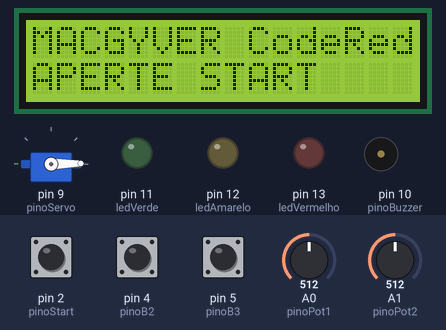
A sketch run on a simulated Arduino Uno, built with avr-gcc and run on an emulated ATmega328P. Parts: 16×2 character LCD, servo, output pins drawn as LEDs (lit = HIGH), buzzer (waves = sounding). Wiring (inferred from the names in the program): servo: signal pin 9. Inputs (shaded band) come from the test bench; at power-on: pin 2 (pinoStart) HIGH, A1 (pinoPot2) = 512, pin 4 (pinoB2) HIGH, pin 5 (pinoB3) HIGH, A0 (pinoPot1) = 512. Random numbers use the default seed unless the sketch sets one; servo pulses on a pin are drawn as a servo (544–2400 µs = 0–180°); pins used as bus, display or sensor lines are not drawn.

Above: at 1.2 s.
1.3 s: pin 2 (pinoStart) pulled LOW for 0.15 s
At 3.1 s:
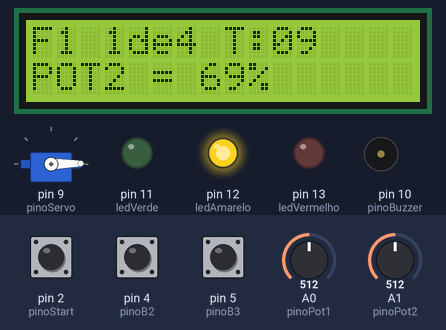
4.4 s: A1 (pinoPot2) set to 646
6.8 s: A1 (pinoPot2) set to 662
At 8.1 s:
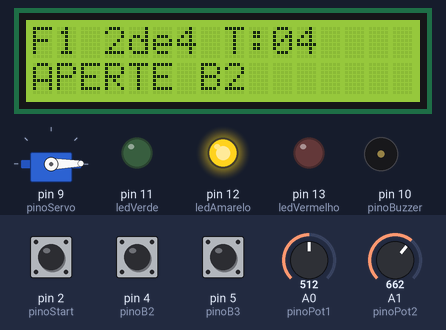
12.8 s: pin 2 (pinoStart) pulled LOW for 1 s
At 14.6 s:
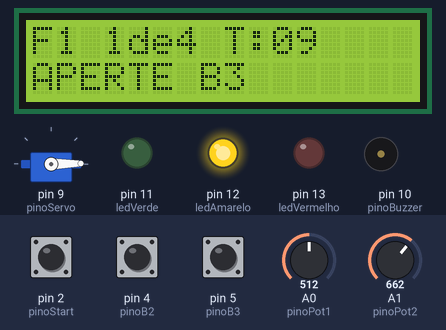
Timing chart, 0 to 16.3 s (numbered marks = the images above; inputs shaded):
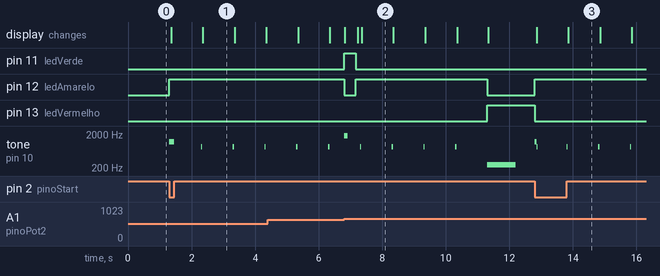

The sketch:

codered.ino
```cpp
#include <Wire.h>
#include <LiquidCrystal_I2C.h>
#include <avr/io.h>
#include <avr/interrupt.h>

//ricardo falou me falou que alguma das aulas o exemplo usava 0x27, mas no meu Tinkercad o scanner I2C so foi no 0x20
LiquidCrystal_I2C lcd(0x20, 16, 2);

const int pinoPot1  = A0;
const int pinoPot2  = A1;
const int pinoLDR   = A2;
const int pinoTMP36 = A3;
const int pinoStart = 2;
const int pinoB1 = 3;
const int pinoB2 = 4;
const int pinoB3 = 5;
const int pinoB4 = 6;
const int pinoInclinacao = 7;
const int pinoUltrassom = 8;
const int pinoServo = 9;
const int pinoBuzzer = 10;
const int ledVerde = 11;
const int ledAmarelo = 12;
const int ledVermelho = 13;
const int margem_POT  = 5;
const int margem_LUZ  = 8;
const int margem_TEMP = 3;
const int margem_DIST = 5;

int temposFase[3]  = {10, 15, 20};
//int temposFase[3] = {5, 8, 10};
int passosFase[3]  = {4, 6, 8};
int pinosBotoes[4] = {3, 4, 5, 6};

struct DadosJogo {
  int estado;//0 espera, 1 jogando, 2 ok, 3 mudando de fase, 4 falhou e 5 vitoria
  int fase;
  int passo;
  int alvo;
  int tempoGasto;
  int menorTempo;
};
DadosJogo jogo;

int sequencia[10]; //0 pot1, 1 pot2, 2 ldr, 3 tmp36, 4 ultrassom, 5 inclinacao, 6=B1, 7=B2, 8=B3, 9=B4
volatile bool apertouStart = false;
volatile long tempoAcionamento = 0;
volatile bool passouSegundo = false;
volatile int tempoRestante = 0;
unsigned long tempoAnterior = 0;
unsigned long tempoAnteriorServo = 0;
int grauServo = 0;

void atualizaLeds(int vd, int am, int vm){
  digitalWrite(ledVerde, vd);
  digitalWrite(ledAmarelo, am);
  digitalWrite(ledVermelho, vm);
}

void botaoPressionado(){
  static unsigned long tempoPassado = 0;
  unsigned long tempoAgora = millis();
  if (tempoAgora - tempoPassado > 250){
    apertouStart = true;
    tempoAcionamento = micros();
    tempoPassado = tempoAgora;
  }
}
ISR(TIMER1_COMPA_vect){
  if (jogo.estado == 1){
    if (tempoRestante > 0){
      tempoRestante--;
      jogo.tempoGasto++;
      passouSegundo = true;
    }
  }
}


//leituras
int lerUltrassom(){
  pinMode(pinoUltrassom, OUTPUT);
  digitalWrite(pinoUltrassom, LOW);
  delayMicroseconds(2);
  digitalWrite(pinoUltrassom, HIGH);
  delayMicroseconds(10);
  digitalWrite(pinoUltrassom, LOW);
  pinMode(pinoUltrassom, INPUT);
  long duracao = pulseIn(pinoUltrassom, HIGH); // igual nos slide da aula 10
  float distancia = duracao * 0.034 / 2;
  return (int)distancia;
}

int lerTemperatura(){
  int leitura = analogRead(pinoTMP36);
  float tensao = leitura * (5.0 / 1023.0);
  float temperatura = (tensao - 0.5) * 100.0;
  return (int)temperatura;
}

int lerPotenciometro(int pino){
  int valor = analogRead(pino);
  return map(valor, 0, 1023, 0, 100);
}

int lerLuminosidade(){
  // tive q mudar o resistor pra 1k pq 10k tava indo tudo pra esquerda
  int leitura = analogRead(pinoLDR);
  if (leitura < 6) leitura = 6;
  if (leitura > 679) leitura = 679;
  return map(leitura, 6, 679, 0, 100);
}

void controlaServo(){
  if (millis() - tempoAnteriorServo >= 20){
    tempoAnteriorServo = millis();
    int tempoPulso = map(grauServo, 0, 180, 544, 2400); //nas aulas tava (1000us) = 0 graus e 2ms (2000us) = 180 graus, mas assim tava saindo torto
    digitalWrite(pinoServo, HIGH);
    delayMicroseconds(tempoPulso);
    digitalWrite(pinoServo, LOW);
  }
}

void mostraNoLCD(){
  lcd.setCursor(0, 0);
  lcd.print("                ");
  lcd.setCursor(0, 0);
  lcd.print("F");
  lcd.print(jogo.fase + 1);
  lcd.print(" ");
  lcd.print(jogo.passo + 1);
  lcd.print("de");
  lcd.print(passosFase[jogo.fase]);
  lcd.print(" T:");
  if (tempoRestante < 10) lcd.print("0");
  lcd.print(tempoRestante);
  lcd.setCursor(0, 1);
  lcd.print("                ");  //consegue limpa a linha antes de printar o prox comando
  lcd.setCursor(0, 1);
  int item = sequencia[jogo.passo];

  if (item == 0){ lcd.print("POT1 = "); lcd.print(jogo.alvo); lcd.print("%"); }
  else if (item == 1){ lcd.print("POT2 = "); lcd.print(jogo.alvo); lcd.print("%"); }
  else if (item == 2){ lcd.print("LUZ = "); lcd.print(jogo.alvo); lcd.print("%"); }
  else if (item == 3){ lcd.print("TEMP = "); lcd.print(jogo.alvo); lcd.print("C"); }
  else if (item == 4){ lcd.print("DIST = "); lcd.print(jogo.alvo); lcd.print("cm"); }
  else if (item == 5){
    if (jogo.alvo == LOW) lcd.print("INCLINE");
    else lcd.print("NIVELE");
  }
  else if (item == 6) lcd.print("APERTE B1");
  else if (item == 7) lcd.print("APERTE B2");
  else if (item == 8) lcd.print("APERTE B3");
  else if (item == 9) lcd.print("APERTE B4");
}

bool verificaAcerto(){
  int item = sequencia[jogo.passo];
  if (item == 0){
    int v = lerPotenciometro(pinoPot1);
    return (v >= jogo.alvo - margem_POT && v <= jogo.alvo + margem_POT);
  }
  if (item == 1){
    int v = lerPotenciometro(pinoPot2);
    return (v >= jogo.alvo - margem_POT && v <= jogo.alvo + margem_POT);
  }
  if (item == 2){
    int v = lerLuminosidade();
    return (v >= jogo.alvo - margem_LUZ && v <= jogo.alvo + margem_LUZ);
  }
  if (item == 3){
    int v = lerTemperatura();
    return (v >= jogo.alvo - margem_TEMP && v <= jogo.alvo + margem_TEMP);
  }
  if (item == 4){
    int v = lerUltrassom();
    return (v >= jogo.alvo - margem_DIST && v <= jogo.alvo + margem_DIST);
  }
  if (item == 5) return digitalRead(pinoInclinacao) == jogo.alvo;
  if (item == 6) return digitalRead(pinoB1) == LOW;
  if (item == 7) return digitalRead(pinoB2) == LOW;
  if (item == 8) return digitalRead(pinoB3) == LOW;
  if (item == 9) return digitalRead(pinoB4) == LOW;
  return false;
}

void sorteiaSequencia(){
  for (int i = 0; i < 10; i++){
    sequencia[i] = i;
  }
  for (int i = 0; i < 10; i++){
    int outro = random(0, 10);
    int temp = sequencia[i];
    sequencia[i] = sequencia[outro];
    sequencia[outro] = temp;
  }
}

void geraAlvo(int item){
  if (item == 0){
    int atual = lerPotenciometro(pinoPot1);
    do {
      jogo.alvo = random(10, 95);
    } while (jogo.alvo >= atual - (margem_POT + 5) && jogo.alvo <= atual + (margem_POT + 5));
  }
  else if (item == 1){
    int atual = lerPotenciometro(pinoPot2);
    do {
      jogo.alvo = random(10, 95);
    } while (jogo.alvo >= atual - (margem_POT + 5) && jogo.alvo <= atual + (margem_POT + 5));
  }
  else if (item == 2){
    int atual = lerLuminosidade();
    do {
      jogo.alvo = random(15, 90);
    } while (jogo.alvo >= atual - (margem_LUZ + 5) && jogo.alvo <= atual + (margem_LUZ + 5));
  }
  else if (item == 3){
    int atual = lerTemperatura();
    do {
      jogo.alvo = random(0, 75);
    } while (jogo.alvo >= atual - (margem_TEMP + 4) && jogo.alvo <= atual + (margem_TEMP + 4));
  }
  else if (item == 4){
    int atual = lerUltrassom();
    do {
      jogo.alvo = random(20, 180);
    } while (jogo.alvo >= atual - (margem_DIST + 10) && jogo.alvo <= atual + (margem_DIST + 10));
  }
  else if (item == 5){
    int estadoAtual = digitalRead(pinoInclinacao);
    if (estadoAtual == HIGH) jogo.alvo = LOW;
    else jogo.alvo = HIGH;
  }
  else {
    jogo.alvo = LOW;
  }
}

void preparaFase(int f){
  jogo.fase = f;
  jogo.passo = 0;
  sorteiaSequencia();
  geraAlvo(sequencia[jogo.passo]);
  tempoRestante = temposFase[jogo.fase];
  TCNT1 = 0; //sem isso aqui tinha vezes q a proxima fase comecava com menos tempo
  atualizaLeds(LOW, HIGH, LOW);
  jogo.estado = 1;
  lcd.clear();
  mostraNoLCD();
}

void iniciaPartida(){
  randomSeed(tempoAcionamento + analogRead(pinoPot1));
  jogo.tempoGasto = 0;
  grauServo = 0;
  tone(pinoBuzzer, 1200, 150);
  preparaFase(0);
}

void setup(){
  for (int i = 0; i < 4; i++){
    pinMode(pinosBotoes[i], INPUT_PULLUP);
  }
  pinMode(pinoStart, INPUT_PULLUP);
  pinMode(pinoInclinacao, INPUT_PULLUP);
  pinMode(pinoServo, OUTPUT);
  pinMode(pinoBuzzer, OUTPUT);
  pinMode(ledVerde, OUTPUT);
  pinMode(ledAmarelo, OUTPUT);
  pinMode(ledVermelho, OUTPUT);

  jogo.estado = 0;
  jogo.menorTempo = 9999;


  lcd.init();
  lcd.backlight();
  lcd.setCursor(0, 0);
  lcd.print("MACGYVER CodeRed");
  lcd.setCursor(0, 1);
  lcd.print("APERTE START ");
  atualizaLeds(LOW, LOW, LOW);


  // nao sabia como configurar o timer direito entao copiei a configuracao da Aula 07 e fui pesquisando sobre
  TCCR1A = 0;
  TCCR1B = 0;
  TCNT1  = 0;
  OCR1A  = 15624;
  TCCR1B |= (1 << WGM12);
  TCCR1B |= (1 << CS12) | (1 << CS10);
  TIMSK1 |= (1 << OCIE1A);
  attachInterrupt(digitalPinToInterrupt(pinoStart), botaoPressionado, FALLING);
}

void loop(){
  controlaServo();
  if (apertouStart){
    apertouStart = false;
    if (jogo.estado == 0 || jogo.estado == 4 || jogo.estado == 5){
      iniciaPartida();
      return;
    }
  }

  if (jogo.estado == 1){ //perdeu
    if (tempoRestante <= 0){
      jogo.estado = 4;
      atualizaLeds(LOW, LOW, HIGH);
      tone(pinoBuzzer, 250, 900);
      lcd.clear();
      lcd.setCursor(0, 0);
      lcd.print("FALHA NA FASE ");
      lcd.print(jogo.fase + 1);
      lcd.setCursor(0, 1);
      lcd.print("START REINICIA");
      return;
    }
    if (passouSegundo){
      passouSegundo = false;
      tone(pinoBuzzer, 850, 40);
      mostraNoLCD();
    }
    if (verificaAcerto()){
      atualizaLeds(HIGH, LOW, LOW);
      tone(pinoBuzzer, 1800, 120);
      lcd.setCursor(0, 1);
      lcd.print("                ");
      lcd.setCursor(0, 1);
      lcd.print("ACERTOU");
      tempoAnterior = millis();
      jogo.estado = 2;
    }
  }

  //pausa pra mostrar correto


  else if (jogo.estado == 2){
    if (millis() - tempoAnterior >= 350){
      jogo.passo++;

      if (jogo.passo < passosFase[jogo.fase]){
        geraAlvo(sequencia[jogo.passo]);
        atualizaLeds(LOW, HIGH, LOW);
        jogo.estado = 1;
        mostraNoLCD();
      }
      else {
        if (jogo.fase == 0){
          grauServo = 60; // avanca o servo
          tone(pinoBuzzer, 2200, 300);
          lcd.clear();
          lcd.setCursor(0, 0);
          lcd.print("F1 FEITA");
          lcd.setCursor(0, 1);
          lcd.print("PREPARANDO F2");
          tempoAnterior = millis();
          jogo.estado = 3;
        }
        else if (jogo.fase == 1){
          grauServo = 120; // avanca servo
          tone(pinoBuzzer, 2400, 300);
          lcd.clear();
          lcd.setCursor(0, 0);
          lcd.print("F2 FEITA");
          lcd.setCursor(0, 1);
          lcd.print("PREPARANDO F3");
          tempoAnterior = millis();
          jogo.estado = 3;
        }
        else {
          grauServo = 180;
          atualizaLeds(HIGH, LOW, LOW);
          tone(pinoBuzzer, 2600, 600);
          lcd.clear();
          lcd.setCursor(0, 0);
          lcd.print("MISSAO COMPLETA");
          lcd.setCursor(0, 1);

          if (jogo.tempoGasto < jogo.menorTempo){
            jogo.menorTempo = jogo.tempoGasto;
            lcd.print("Novo record. ");
            lcd.print(jogo.tempoGasto);
            lcd.print("s");
          } else {
            lcd.print("Tempo Total: ");
            lcd.print(jogo.tempoGasto);
            lcd.print("s");
          }
          jogo.estado = 5;
        }
      }
    }
  }
  else if (jogo.estado == 3){//tempo entre as fases
    if (millis() - tempoAnterior >= 1200){
      preparaFase(jogo.fase + 1);
    }
  }
}
```

Measured:
- the behaviour switches between 654 and 655 on A1 (pinoPot2) (found by bisection; images 1 and 2)
- after the input at 1.3 s, pin 12 (ledAmarelo): LOW → HIGH at once; tone on pin 10 (pinoBuzzer): silent → 1200 Hz at once, then repeats every 0.89 s: silent 0.85 s, 850 Hz 0.04 s; the display: first changes after 0.06 s (image 1 shows a later state)
- after the input at 6.8 s, pin 11 (ledVerde): LOW → HIGH at once, → LOW 0.37 s later
- after the input at 12.8 s, pin 12 (ledAmarelo): LOW → HIGH at once; pin 13 (ledVermelho): HIGH → LOW at once; tone on pin 10 (pinoBuzzer): silent → 1200 Hz at once, then repeats every 0.94 s: 850 Hz 0.04 s, silent 0.90 s; the display: first changes after 0.06 s (image 3 shows a later state)
- what the display in image 2 shows lasts 1.0 s, from 7.4 s to 8.4 s
